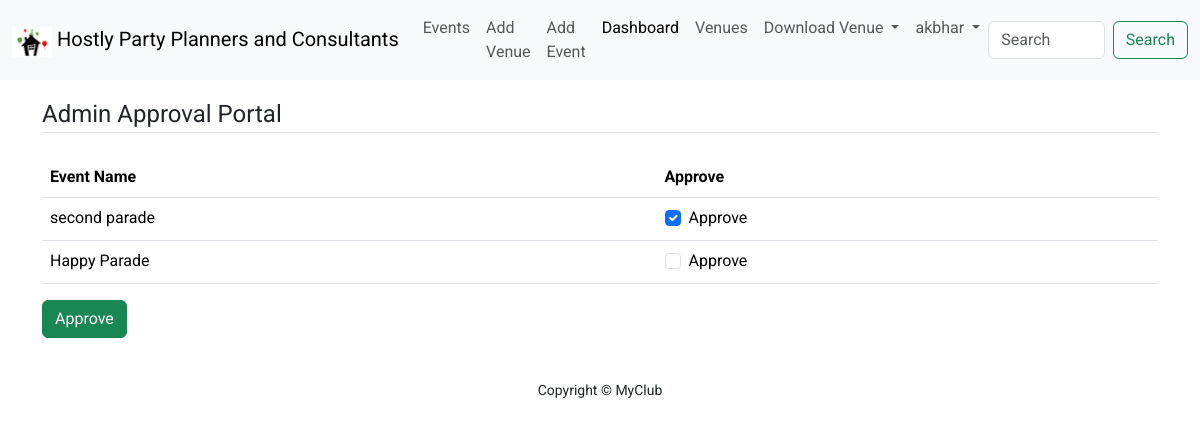
/admin_approval/ (signed in), run on an earlier commit of the app's database.
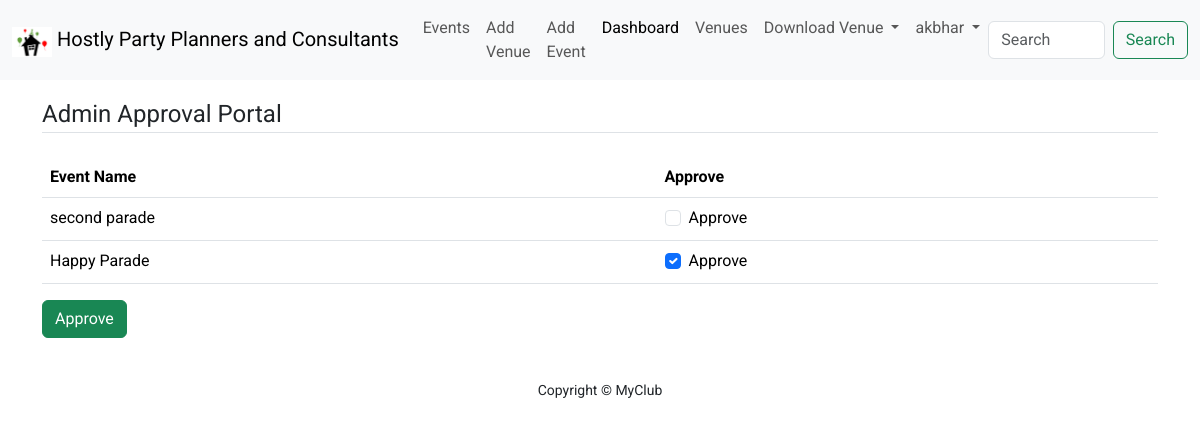
And on a later commit of the database.
### club_events/models.py (models this page shows, shortened)
class Event(models.Model):
    name = models.CharField(max_length=120)
    event_date_time = models.DateTimeField()
    venue = models.ForeignKey(Venue, on_delete=models.CASCADE)
    manager = models.ForeignKey(User, on_delete=models.SET_NULL, blank=True, null=True)
    description = models.TextField(blank=True)
    attendees = models.ManyToManyField(User, related_name='attendees', blank=True)
    approved = models.BooleanField(default=False)

### club_events/views.py (the view, shortened to what this page needs)
# urls.py: path('admin_approval/', views.AdminApprovalCreateView.as_view(), name='admin_approval'),
class AdminApprovalCreateView(StaffRequiredMixin, ListView):
    model = Event
    fields = '__all__'
    template_name = 'events/admin_approval.html'
    context_object_name = 'events'
    ordering = ['event_date_time']

### club_events/views.py (called while the page is built)
    def test_func(self):
        return self.request.user.is_staff

### club_events/templates/events/admin_approval.html (shortened to what this page needs)
{% extends 'base.html' %}
{% load crispy_forms_tags %}
{% block content %}
    <div class="container">
        <form method="post">
            <fieldset class="form-group">
                <legend class="border-bottom mb-4 text-capitalize">admin approval portal</legend>
                <div class="table-responsive">
                    <table class="table">
                        <thead>
                        <tr>
                            <th scope="col">Event Name</th>
                            <th scope="col">Approve</th>
                        </tr>
                        </thead>
                        <tbody>
                        {% for event in events %}
                            <tr>
                                <td>{{ event.name }}</td>
                                <td>
                                    <div class="form-check">
                                        <input class="form-check-input" type="checkbox" value="{{ event.id }}"
                                               id="{{ event.id }}" name="approve_status"
                                                {% if event.approved %}
                                               checked
                                                {% endif %}
                                        >
                                        <label class="form-check-label" for="{{ event.id }}">
                                            Approve
                                        </label>
                                    </div>
                                </td>
                            </tr>
                        {% endfor %}
                        </tbody>
                    </table>
                </div>
            </fieldset>
            <div class="form-group pb-3">
                <button type="submit" class="btn btn-success text-capitalize">approve</button>
            </div>
        </form>
    </div>
{% endblock %}

What changed in the data, as far as the page shows it:
changed Event "second parade": approved "☑" → "☐"
changed Event "Happy Parade": approved "☐" → "☑"
